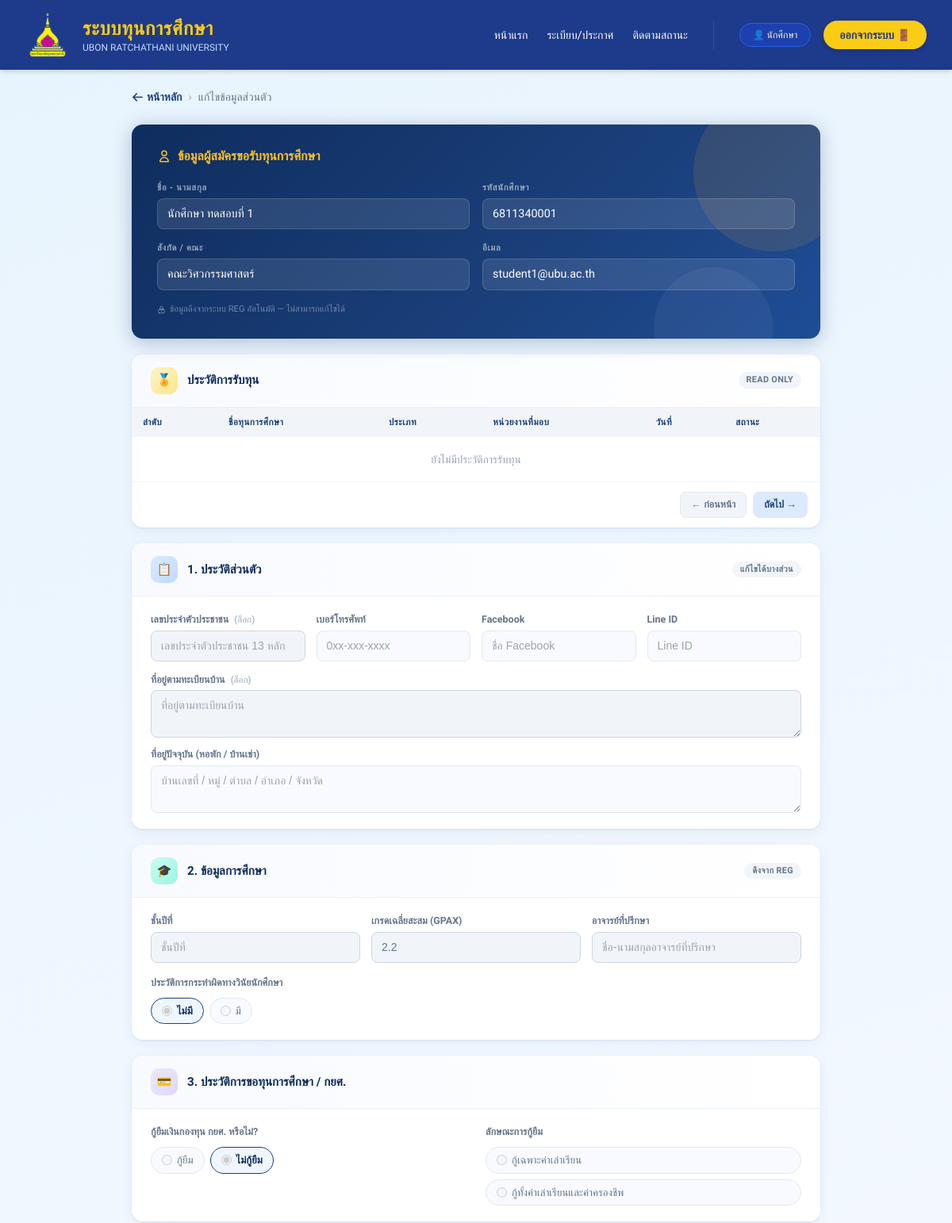
Before: /student/profile (signed in, upper part) with the older database file.
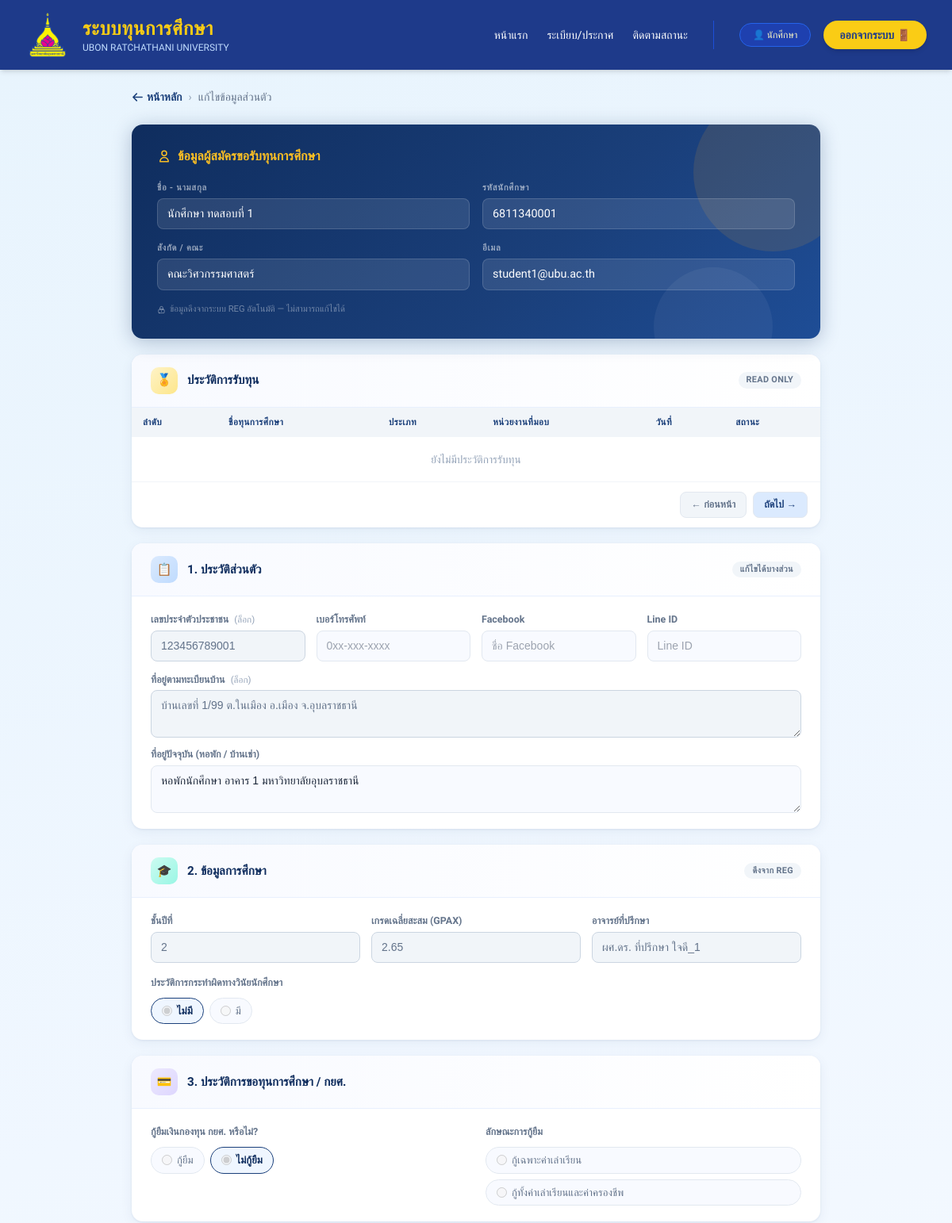
After: the same page with the newer database file.
### models.py (models this page shows, shortened)
class Student(db.Model):
    __tablename__ = 'student'
    id = db.Column(db.Integer, primary_key=True)
    student_id = db.Column(db.String(20), unique=True, nullable=False)
    password_hash = db.Column(db.String(200), nullable=True)
    name = db.Column(db.String(100), nullable=False)
    citizen_id = db.Column(db.String(13))       # [REG]
    address_domicile = db.Column(db.Text)       # [REG]
    email = db.Column(db.String(100))           # [REG]
    mobile = db.Column(db.String(20))           # [REG/Editable]
    address_current = db.Column(db.Text)        # [Self]
    facebook = db.Column(db.String(100))        # [Self]
    line_id = db.Column(db.String(100))         # [Self]
    faculty = db.Column(db.String(100))
    year = db.Column(db.String(10))             # เช่น "ปี 1"
    gpax = db.Column(db.Float)
    advisor_name = db.Column(db.String(100))
    disciplinary_status = db.Column(db.String(50))
    father_name = db.Column(db.String(100))     # [REG]
    mother_name = db.Column(db.String(100))     # [REG]
    father_job = db.Column(db.String(100))      # [Self]
    father_income = db.Column(db.Float)         # [Self]
    inc_father = db.Column(db.Float)            # [Self] เงินที่บิดาส่งให้ [NEW]
    father_health = db.Column(db.Text)          # [Self]
    mother_job = db.Column(db.String(100))      # [Self]
    mother_income = db.Column(db.Float)         # [Self]
    inc_mother = db.Column(db.Float)            # [Self] เงินที่มารดาส่งให้ [NEW]
    mother_health = db.Column(db.Text)          # [Self] ปัญหาสุขภาพมารดา [NEW]
    parents_status = db.Column(db.String(50))   # [Self]

### routes/student_routes.py (the view, shortened to what this page needs)
@student_bp.route("/profile", methods=["GET", "POST"])
def profile():
    if "user_id" not in session or session.get("role") != "student":
        return redirect(url_for("student.login"))
    current_student_id = session["user_id"]
    student_record = Student.query.filter_by(student_id=current_student_id).first()
    if not student_record:
        flash("ไม่พบข้อมูลนักศึกษา", "error")
        return redirect(url_for("student.login"))
    return render_template("student/profile.html", student=student_record)

### templates/student/profile.html (shortened to what this page needs)
{% extends "layouts/base.html" %}
{% block content %}
{% macro v(val) %}{% if val is none or val == 'None' or val == 'none' or val == 'NULL' %}{% else %}{{ val }}{% endif %}{% endmacro %}
<div class="page-bg">
<div class="container">
  <div class="breadcrumb">
    <a href="/student/dashboard">
      <svg xmlns="http://www.w3.org/2000/svg" width="15" height="15" fill="none" viewBox="0 0 24 24" stroke="currentColor"><path stroke-linecap="round" stroke-linejoin="round" stroke-width="2.5" d="M10 19l-7-7m0 0l7-7m-7 7h18"/></svg>
      หน้าหลัก
    </a>
    <span class="sep">›</span>
    <span class="cur">แก้ไขข้อมูลส่วนตัว</span>
  </div>
  <form action="" method="POST" id="profileForm">
  <div class="hero-card">
    <div class="hero-title">
      <svg xmlns="http://www.w3.org/2000/svg" width="18" height="18" fill="none" viewBox="0 0 24 24" stroke="currentColor"><path stroke-linecap="round" stroke-linejoin="round" stroke-width="2" d="M16 7a4 4 0 11-8 0 4 4 0 018 0zM12 14a7 7 0 00-7 7h14a7 7 0 00-7-7z"/></svg>
      ข้อมูลผู้สมัครขอรับทุนการศึกษา
    </div>
    <div class="hero-grid">
      <div class="hero-field"><label>ชื่อ - นามสกุล</label><div class="hero-val">{{ v(student.name) or '—' }}</div></div>
      <div class="hero-field"><label>รหัสนักศึกษา</label><div class="hero-val">{{ v(student.student_id) or '—' }}</div></div>
      <div class="hero-field"><label>สังกัด / คณะ</label><div class="hero-val">{{ v(student.faculty) or '—' }}</div></div>
      <div class="hero-field"><label>อีเมล</label><div class="hero-val">{{ v(student.email) or '—' }}</div></div>
    </div>
    <div class="hero-lock-note">
      <svg xmlns="http://www.w3.org/2000/svg" width="11" height="11" fill="none" viewBox="0 0 24 24" stroke="currentColor"><path stroke-linecap="round" stroke-linejoin="round" stroke-width="2" d="M12 15v2m-6 4h12a2 2 0 002-2v-6a2 2 0 00-2-2H6a2 2 0 00-2 2v6a2 2 0 002 2zm10-10V7a4 4 0 00-8 0v4h8z"/></svg>
      ข้อมูลดึงจากระบบ REG อัตโนมัติ — ไม่สามารถแก้ไขได้
    </div>
  </div>
  <div class="section-card">
    <div class="section-header">
      <div class="s-icon gold">🏅</div>
      <span class="s-title">ประวัติการรับทุน</span>
      <span class="s-badge">READ ONLY</span>
    </div>
    <div style="overflow-x:auto;">
      <table class="hist-table">
        <thead><tr>
          <th>ลำดับ</th><th>ชื่อทุนการศึกษา</th><th>ประเภท</th><th>หน่วยงานที่มอบ</th><th>วันที่</th><th>สถานะ</th>
        </tr></thead>
        <tbody><tr><td colspan="6">ยังไม่มีประวัติการรับทุน</td></tr></tbody>
      </table>
    </div>
    <div class="sib-footer">
      <button type="button" class="btn-pg prev">← ก่อนหน้า</button>
      <button type="button" class="btn-pg next">ถัดไป →</button>
    </div>
  </div>
  <div class="section-card">
    <div class="section-header">
      <div class="s-icon blue">📋</div>
      <span class="s-title">1. ประวัติส่วนตัว</span>
      <span class="s-badge">แก้ไขได้บางส่วน</span>
    </div>
    <div class="s-body">
      <div class="g4" style="margin-bottom:.875rem;">
        <div class="field-group">
          <span class="field-label">เลขประจำตัวประชาชน <span class="field-note">(ล็อก)</span></span>
          <input type="text" name="citizen_id" value="{{ v(student.citizen_id) }}" placeholder="เลขประจำตัวประชาชน 13 หลัก" class="locked" readonly>
        </div>
        <div class="field-group">
          <span class="field-label">เบอร์โทรศัพท์</span>
          <input type="text" name="mobile" value="{{ v(student.mobile) }}" placeholder="0xx-xxx-xxxx" class="editable-input" readonly>
        </div>
        <div class="field-group">
          <span class="field-label">Facebook</span>
          <input type="text" name="facebook" value="{{ v(student.facebook) }}" placeholder="ชื่อ Facebook" class="editable-input" readonly>
        </div>
        <div class="field-group">
          <span class="field-label">Line ID</span>
          <input type="text" name="line_id" value="{{ v(student.line_id) }}" placeholder="Line ID" class="editable-input" readonly>
        </div>
      </div>
      <div style="display:flex;flex-direction:column;gap:.75rem;">
        <div class="field-group">
          <span class="field-label">ที่อยู่ตามทะเบียนบ้าน <span class="field-note">(ล็อก)</span></span>
          <textarea name="address_domicile" rows="2" placeholder="ที่อยู่ตามทะเบียนบ้าน" class="locked" readonly>{{ v(student.address_domicile) }}</textarea>
        </div>
        <div class="field-group">
          <span class="field-label">ที่อยู่ปัจจุบัน (หอพัก / บ้านเช่า)</span>
          <textarea name="address_current" rows="2" placeholder="บ้านเลขที่ / หมู่ / ตำบล / อำเภอ / จังหวัด" class="editable-input" readonly>{{ v(student.address_current) }}</textarea>
        </div>
      </div>
    </div>
  </div>
  <div class="section-card">
    <div class="section-header">
      <div class="s-icon teal">🎓</div>
      <span class="s-title">2. ข้อมูลการศึกษา</span>
      <span class="s-badge">ดึงจาก REG</span>
    </div>
    <div class="s-body">
      <div class="g3" style="margin-bottom:1rem;">
        <div class="field-group">
          <span class="field-label">ชั้นปีที่</span>
          <input type="text" name="year" value="{{ v(student.year) }}" placeholder="ชั้นปีที่" class="locked" readonly>
        </div>
        <div class="field-group">
          <span class="field-label">เกรดเฉลี่ยสะสม (GPAX)</span>
          <input type="number" step="0.01" name="gpax" value="{{ v(student.gpax) }}" placeholder="0.00" class="locked" readonly>
        </div>
        <div class="field-group">
          <span class="field-label">อาจารย์ที่ปรึกษา</span>
          <input type="text" name="advisor_name" value="{{ v(student.advisor_name) }}" placeholder="ชื่อ-นามสกุลอาจารย์ที่ปรึกษา" class="locked" readonly>
        </div>
      </div>
      <div class="field-group">
        <span class="field-label">ประวัติการกระทำผิดทางวินัยนักศึกษา</span>
        <div class="radio-group">
          <label class="rpill"><input type="radio" name="disciplinary_status" value="ไม่มี" {% if student.disciplinary_status == 'ไม่มี' or not student.disciplinary_status %}checked{% endif %} disabled> ไม่มี</label>
          <label class="rpill"><input type="radio" name="disciplinary_status" value="มี" {% if student.disciplinary_status == 'มี' %}checked{% endif %} disabled> มี</label>
        </div>
      </div>
    </div>
  </div>
  <div class="section-card">
    <div class="section-header">
      <div class="s-icon purple">💳</div>
      <span class="s-title">3. ประวัติการขอทุนการศึกษา / กยศ.</span>
    </div>
    <div class="s-body">
      <div class="g2" style="gap:1.5rem;">
        <div class="field-group">
          <span class="field-label">กู้ยืมเงินกองทุน กยศ. หรือไม่?</span>
          <div class="radio-group">
            <label class="rpill"><input type="radio" name="loan_student_fund" value="TRUE"  {% if student.loan_student_fund %}checked{% endif %} class="editable-radio" disabled> กู้ยืม</label>
            <label class="rpill"><input type="radio" name="loan_student_fund" value="FALSE" {% if not student.loan_student_fund %}checked{% endif %} class="editable-radio" disabled> ไม่กู้ยืม</label>
          </div>
        </div>
        <div class="field-group">
          <span class="field-label">ลักษณะการกู้ยืม</span>
          <div class="radio-group" style="flex-direction:column;">
            <label class="rpill"><input type="radio" name="loan_type" value="ค่าเล่าเรียน"  {% if student.loan_type == 'ค่าเล่าเรียน' %}checked{% endif %} class="editable-radio" disabled> กู้เฉพาะค่าเล่าเรียน</label>
            <label class="rpill"><input type="radio" name="loan_type" value="ทั้งสองอย่าง" {% if student.loan_type == 'ทั้งสองอย่าง' %}checked{% endif %} class="editable-radio" disabled> กู้ทั้งค่าเล่าเรียนและค่าครองชีพ</label>
          </div>
        </div>
      </div>
    </div>
  </div>
        {% set ps = student.parents_status %}
      {% set ht = student.housing_status %}
      {% set ls = student.land_status %}
  </form>
</div>
</div>
{% endblock %}

### templates/layouts/base.html (shortened to what this page needs)
<!DOCTYPE html>
<html lang="th">
<head>
    <script src="https://cdn.tailwindcss.com"></script>
    <link rel="stylesheet" href="https://cdn.jsdelivr.net/npm/swiper@11/swiper-bundle.min.css" />
</head>
<body class="bg-sky-50 min-h-screen flex flex-col m-0 p-0">
    <header class="bg-blue-900 text-white shadow-md w-full sticky top-0 z-50">
        <div class="w-full px-8 py-4 flex justify-between items-center">
            <div class="flex items-center gap-4">
                <div class="w-14 h-14">
                    <img src="{{ url_for('static', filename='images/ubu_logo.png') }}" alt="UBU Logo" class="w-full h-full object-contain">
                </div>
                <div>
                    <h1 class="text-2xl font-bold text-yellow-400 tracking-wide">ระบบทุนการศึกษา</h1>
                    <p class="text-xs text-blue-200 uppercase">Ubon Ratchathani University</p>
                </div>
            </div>
           <nav class="hidden md:flex items-center gap-8">
                <div class="flex gap-6">
                    {% block nav_links %}
                    <a href="{{ url_for('student.dashboard') }}" class="text-white hover:text-yellow-400 py-2 text-sm font-medium transition-all">หน้าแรก</a>
                    <a href="#" class="text-white hover:text-yellow-400 py-2 text-sm font-medium transition-all">ระเบียบ/ประกาศ</a>
                    <a href="#" class="text-white hover:text-yellow-400 py-2 text-sm font-medium transition-all">ติดตามสถานะ</a>
                    {% endblock %}
                </div>
                <div class="flex items-center gap-4 border-l border-blue-700 pl-8">
                    <a href="{% block profile_link %}{{ url_for('student.profile') }}{% endblock %}" class="bg-blue-800 hover:bg-blue-700 px-4 py-1.5 rounded-full text-xs border border-blue-600 text-yellow-100 flex items-center gap-2 transition-all cursor-pointer">
                        👤 {% block role_name %}{{ session.get('user_data', {}).get('name', 'นักศึกษา') }}{% endblock %}
                    </a>
                    <a href="/logout" class="bg-yellow-400 text-blue-900 px-5 py-2 rounded-full font-bold hover:bg-yellow-300 transition-all shadow-md text-sm">
                        ออกจากระบบ 🚪
                    </a>
                </div>
            </nav>
        </div>
    </header>
    <main class="flex-grow">
        {% block content %}{% endblock %}
    </main>
</body>
</html>

### templates/layouts/base.html (style rules this page uses)
body { font-family: 'Prompt', sans-serif; }

Changed rows visible on the page:
changed Student "นักศึกษา ทดสอบที่ 1 6811340001 คณะวิศวกรรมศาสตร์ student1@ubu.ac.th": citizen_id (not shown) → "123456789001"; address_domicile (not shown) → "บ้านเลขที่ 1/99 ต.ในเมือง อ.เมือง จ.อุบลราชธานี"; address_current (not shown) → "หอพักนักศึกษา อาคาร 1 มหาวิทยาลัยอุบลราชธานี"; gpax "2.2" → "2.65"; advisor_name (not shown) → "ผศ.ดร. ที่ปรึกษา ใจดี_1"
Other visible differences:
form field year: (not shown) → "2"
